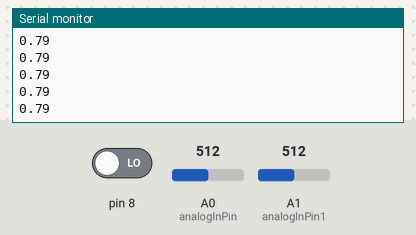
The sketch below on a simulated Arduino Uno, built with avr-gcc and run on an emulated ATmega328P. Parts: the last lines printed to the serial monitor. The inputs (shaded band) are chosen by the test bench; at power-on: pin 8 LOW, A0 (analogInPin) = 512, A1 (analogInPin1) = 512.

Above: at 1.2 s.
1.3 s: pin 8 driven HIGH
At 1.42 s:
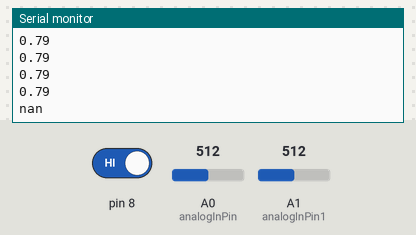
3.2 s: A0 (analogInPin) set to 528
At 3.24 s:
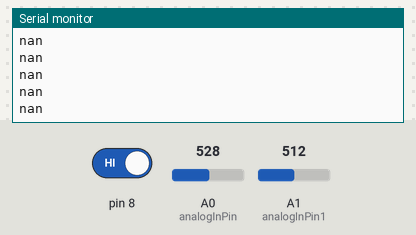
4.7 s: A1 (analogInPin1) set to 716
At 4.71 s:
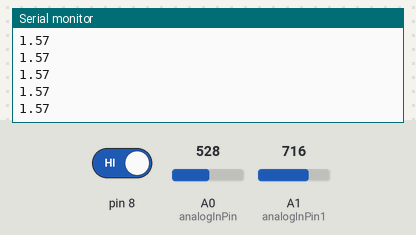
6.2 s: A0 (analogInPin) set to 511
At 6.27 s:
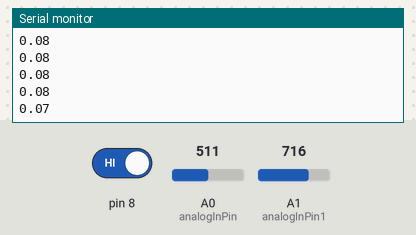
7.7 s: A1 (analogInPin1) set to 900
At 7.76 s:
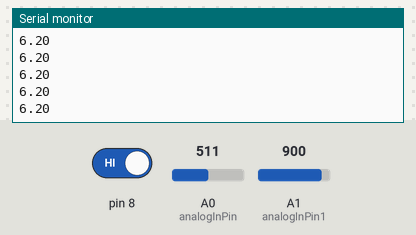
Timing chart, 0 to 10.2 s (numbered marks = the images above; inputs shaded):
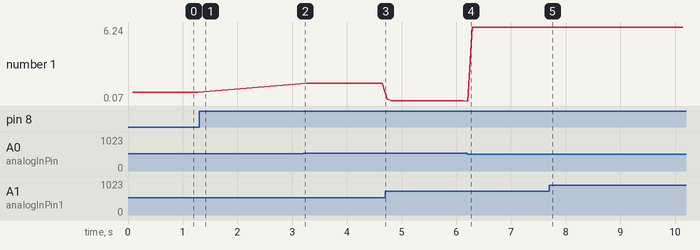

Measured:
- after the input at 1.3 s, the serial monitor: prints a new line after 0.06 s (image 1)
- after the input at 6.2 s, the serial monitor: prints a new line at once (image 4)
- plotted number 1: 0.79 → 1.57 after the input at 3.2 s, 1.57 → 0.08 after the input at 4.7 s, 0.08 → 6.2 after the input at 6.2 s, 6.2 → 6.24 after the input at 7.7 s

The sketch:

brujula_digital.ino
```cpp
// por: julian galvez

const int analogInPin = A0;  // pin analogo de un eje
const int analogInPin1 = A1;  // pin analogo de un eje

float valor1 = 0;        // valor promediado
float valor2 = 0;        // valor promediado

// vector para guardar el promedio de las mediciones
const int tval1 = 50;
const int tval2 = 50;

int val1[tval1];
int val2[tval2];

int c1 = 0;
int c2 = 0;

// variables para calculo del centro del circulo del indicador de la brujula
int xma=0, xmi=1024, yma=0, ymi=1024;
int x=0,y=0;
float al=0,pi=3.1416;

void setup() {
  pinMode(8,INPUT);
  // se inicializa el puerto serial
  Serial.begin(9600);
}

void loop() {
  // se leen los valores analogos:
  val1[c1] = analogRead(analogInPin);
  c1=(c1+1)%tval1;
  val2[c2] = analogRead(analogInPin1);
  c2=(c2+1)%tval2;

  valor1 = 0;
  for(int i=0;i<tval1;i++){
    valor1 = valor1 + val1[i];
  }
  valor1 = valor1/tval1;
  valor2 = 0;
  for(int i=0;i<tval2;i++){
    valor2 = valor2 + val2[i];
  }
  valor2 = valor2/tval2;
//  Serial.print("sensor = " );
//  Serial.print(valor1);
//  Serial.print("\t sensor1 = " );
//  Serial.print(valor2);
//  Serial.print("\t xma = " );
//  Serial.print(xma);
//  Serial.print("\t xmi = " );
//  Serial.print(xmi);
//  Serial.print("\t valor1-y = " );
//  Serial.print(valor1-y);
//  Serial.print("\t valor2-x = " );
//  Serial.print(valor2-x);
//  Serial.print("\t alfa = " );
if(c1%50 == 0) Serial.println(al);

  // fin filtro

  // tomo el valor maximo y minimo de cada eje para calcular automaticamente el circulo

  if (digitalRead(8) == HIGH){
    if (valor1 > yma) yma = valor1;
    if (valor1 < ymi) ymi = valor1;
    if (valor2 > xma) xma = valor2;
    if (valor2 < xmi) xmi = valor2;
    // calculo el centro del circulo
    y = int((yma-ymi)/2)+ymi;
    x = int((xma-xmi)/2)+xmi;
  }

  al = atan((valor1-y)/(valor2-x));
  if(valor2-x < 0) al = al + pi;
  if(valor2-x > 0 && valor1-y < 0) al = al + 2*pi;

  //al = al*180/pi;

}
```
